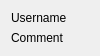
<?xml version="1.0" encoding="UTF-8"?>
<ui version="4.0">
 <class>ViewComment</class>
 <widget class="QWidget" name="ViewComment">
  <property name="geometry">
   <rect>
    <x>0</x>
    <y>0</y>
    <width>100</width>
    <height>56</height>
   </rect>
  </property>
  <property name="windowTitle">
   <string>Form</string>
  </property>
  <layout class="QVBoxLayout" name="verticalLayout">
   <item>
    <widget class="QLabel" name="usernameLabel">
     <property name="text">
      <string>Username</string>
     </property>
    </widget>
   </item>
   <item>
    <widget class="QLabel" name="commentTextLabel">
     <property name="text">
      <string>Comment Text</string>
     </property>
     <property name="wordWrap">
      <bool>true</bool>
     </property>
    </widget>
   </item>
  </layout>
 </widget>
 <resources/>
 <connections/>
</ui>
